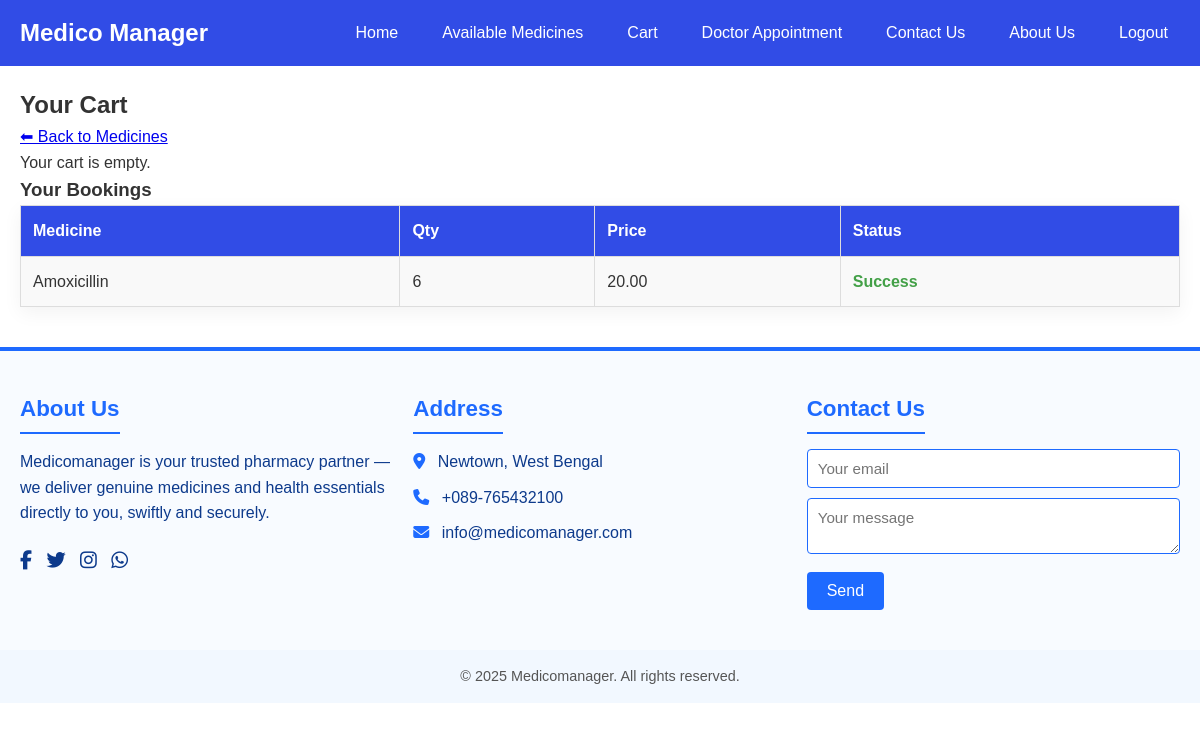
The app's page /cart.php (signed in) with its own data.
### tables this page shows
CREATE TABLE `bookings` (
  `id` int(11) NOT NULL,
  `user_id` int(11) NOT NULL,
  `name` varchar(100) DEFAULT NULL,
  `phone` varchar(20) DEFAULT NULL,
  `total_price` decimal(10,2) DEFAULT NULL,
  `booking_date` timestamp NOT NULL DEFAULT current_timestamp(),
  `medicine_id` int(11) NOT NULL,
  `qty` int(11) NOT NULL,
  `price` decimal(10,2) NOT NULL,
  `utr_no` varchar(50) NOT NULL,
  `status` varchar(50) DEFAULT 'Pending'
);

CREATE TABLE `medicines` (
  `id` int(11) NOT NULL,
  `name` varchar(255) NOT NULL,
  `generic` varchar(255) NOT NULL,
  `category` varchar(100) NOT NULL,
  `manufacturer` varchar(255) NOT NULL,
  `supplierId` int(11) NOT NULL,
  `batchNumber` varchar(100) NOT NULL,
  `quantity` int(11) NOT NULL,
  `unit_price` decimal(10,2) NOT NULL,
  `selling_price` decimal(10,2) NOT NULL,
  `mrp` decimal(10,2) NOT NULL,
  `reorder_level` int(11) NOT NULL,
  `rack` varchar(50) NOT NULL,
  `manufacture_date` date NOT NULL,
  `expiry_date` date NOT NULL,
  `description` text DEFAULT NULL,
  `prescription` tinyint(1) DEFAULT 0
);

### cart.php (the view, shortened to what this page needs)
<?php
include "db_connect.php";
include "user_navbar.php";
$bookings = [];
$res = $conn->query("SELECT b.id, m.name AS medicine_name, b.qty, b.price, b.status
                     FROM bookings b
                     JOIN medicines m ON b.medicine_id = m.id
                     WHERE b.user_id = {$_SESSION['user_id']}
                     ORDER BY b.id DESC");
while($row = $res->fetch_assoc()){
    $bookings[] = $row;
}
$total = 0;
?>
<!DOCTYPE html>
<html lang="en">
<head>
</head>
<body>
<div class="container">
<h2>Your Cart</h2>
<a href="available_Medicine.php">⬅ Back to Medicines</a>
<?php if(!empty($_SESSION['cart'])): ?>
<table>
<tr>
<th>Name</th>
<th>Price</th>
<th>Qty</th>
<th>Subtotal</th>
<th>Action</th>
</tr>
<?php foreach($_SESSION['cart'] as $id=>$item):
$subtotal = $item['price']*$item['qty'];
?>
<tr>
<td data-label="Name"><?php echo htmlspecialchars($item['name']); ?></td>
<td data-label="Price"><?php echo number_format($item['price'],2); ?></td>
<td data-label="Qty"><?php echo $item['qty']; ?></td>
<td data-label="Subtotal"><?php echo number_format($subtotal,2); ?></td>
<td data-label="Action"><a href="?remove=<?php echo $id; ?>">Remove</a></td>
</tr>
<?php endforeach; ?>
<tr>
<td colspan="3"><strong>Total</strong></td>
<td colspan="2"><strong><?php echo number_format($total,2); ?></strong></td>
</tr>
</table>
<div class="payment-card">
    <div class="payment-info">
        <h2>Payment Details</h2>
        <p>💳 Pay via PhonePe / Paytm / Google Pay</p>
        <p>📱 <strong>4769755556</strong> - Medico Store</p>
        <p>✉️ UPI ID: <strong>medico@ybl</strong></p>
        <p>📌 Collect medicines from store. No return/refund allowed without payment proof.</p>
    </div>
    <div class="checkout-form">
        <h3>Enter Your Details</h3>
        <form method="POST">
            <label>Name:</label>
            <input type="text" name="name" required>
            <label>Phone:</label>
            <input type="text" name="phone" required>
            <label>UTR / Transaction No:</label>
            <input type="text" name="utr" required>
            <button type="submit" name="checkout">Book & Pay</button>
        </form>
    </div>
</div>
<div class="booking-policy">
<h4>Booking & Refund Policy</h4>
<ul>
<li>All medicines must be collected from the store with valid payment proof.</li>
<li>No returns or refunds are allowed without UTR / Transaction confirmation.</li>
<li>For queries regarding your booking, contact us via <a href="contactus.php">Contact Form</a> or call the number in the footer.</li>
<li>Visit the store personally to collect your order and verify your payment.</li>
<li>Double-check payment details before submitting.</li>
<li>Copy your UTR/Transaction ID accurately for verification.</li>
</ul>
</div>
<?php else: ?>
<p>Your cart is empty.</p>
<?php endif; ?>
<h3>Your Bookings</h3>
<?php if(!empty($bookings)): ?>
<table>
<tr>
<th>Medicine</th>
<th>Qty</th>
<th>Price</th>
<th>Status</th>
</tr>
<?php foreach($bookings as $b): ?>
<tr>
<td data-label="Medicine"><?php echo htmlspecialchars($b['medicine_name']); ?></td>
<td data-label="Qty"><?php echo $b['qty']; ?></td>
<td data-label="Price"><?php echo number_format($b['price'],2); ?></td>
<td data-label="Status">
<?php
$statusClass = strtolower($b['status']) == 'pending' ? 'status-pending' : (strtolower($b['status'])=='success'?'status-success':'status-cancelled');
echo "<span class='$statusClass'>".$b['status']."</span>";
?>
</td>
</tr>
<?php endforeach; ?>
</table>
<?php else: ?>
<p>No bookings yet.</p>
<?php endif; ?>
</div>
<?php
include "footer.php";
?>
</body>
</html>

### user_navbar.php (style rules this page uses)
* { box-sizing: border-box; margin: 0; padding: 0; font-family: Arial, sans-serif; }
body { background: #f0f4f8; color: #333; line-height: 1.6; }

### cart.php (style rules this page uses)
body { font-family: Arial, sans-serif; background: #f0f4ff; margin: 0; padding: 0; color: #222; }
.container { max-width: 1200px; margin: auto; padding: 20px; }
table { width:100%;border-collapse:collapse;margin-bottom:20px; box-shadow: 0 6px 18px rgba(0,0,0,0.05); }
th,td { padding:12px;border:1px solid #ddd; text-align:left; }
th { background: #314ce6; color:white; }
tr:nth-child(even) { background:#f9f9f9; }
.status-success { color:#43a047;font-weight:bold; }

### footer.php (style rules this page uses)
* { margin: 0; padding: 0; box-sizing: border-box; }
body { font-family: Arial, sans-serif; line-height: 1.6; color: #333; background: #fff; }

### records on screen
bookings: medicine.name "Amoxicillin", qty "6", price "20.00", status "Success"
